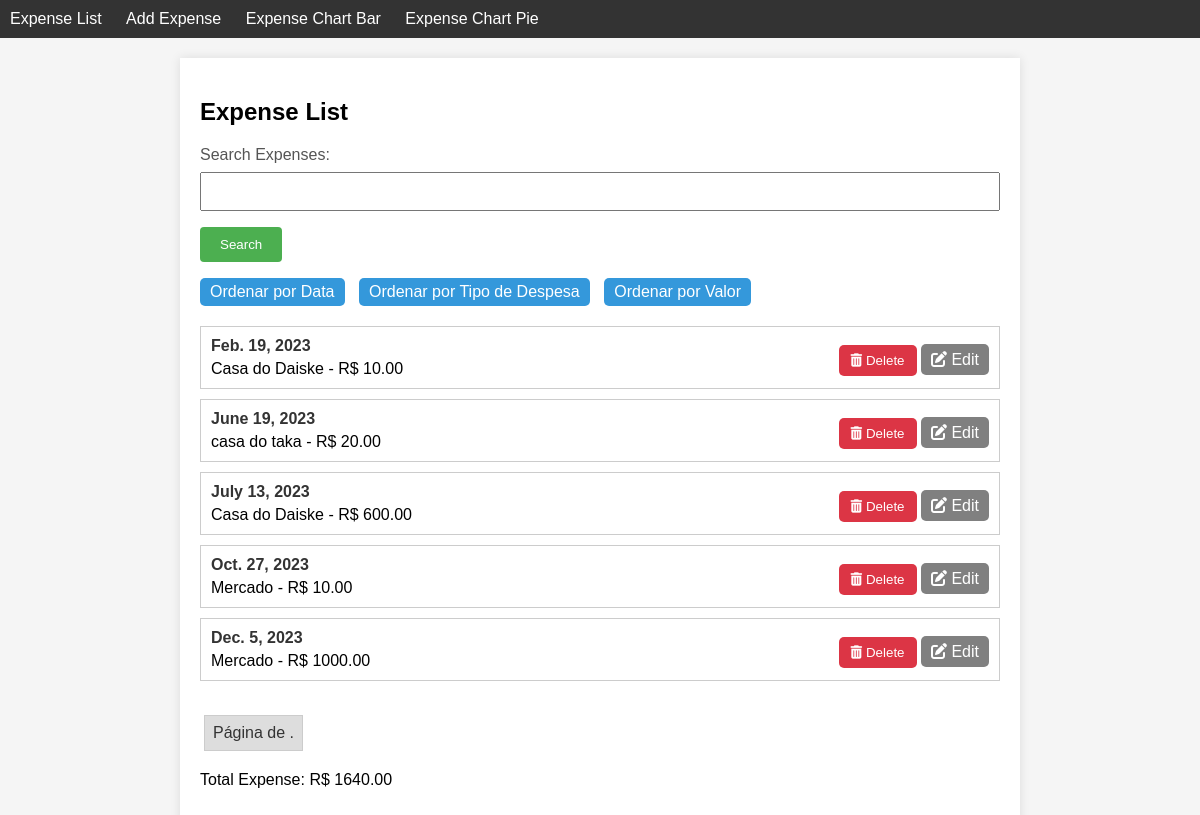
The app's page /expenses/list/ with its own data.
### expenses/models.py (models this page shows)
class Expense(models.Model):
    type_of_expense = models.CharField(max_length = 255)
    spent_at = models.DateField()
    expense_value = models.DecimalField(max_digits = 10, decimal_places = 2)

### expenses/views.py (the view)
# urls.py: path('list/', expense_list, name='expense_list'),
def expense_list(request):
    order_by_param = request.GET.get('order_by', 'spent_at')
    if order_by_param not in ['spent_at', 'type_of_expense', 'expense_value']:
        order_by_param = 'spent_at'
    search_query = request.GET.get('search', '')
    if search_query:
        expenses = Expense.objects.filter(
            Q(type_of_expense__icontains=search_query) |
            Q(spent_at__icontains=search_query)
        ).order_by(order_by_param)
    else:
        expenses = Expense.objects.all().order_by(order_by_param)
    context = {
        'expenses': expenses,
        'total_expense': expenses.aggregate(Sum('expense_value'))['expense_value__sum'],
        'order_by': order_by_param,
        'search_query': search_query,
    }
    return render(request, 'expense_list.html', context)

### expenses/templates/expense_list.html (shortened to what this page needs)
{% extends 'base.html' %}
{% block content %}
  <h2>Expense List</h2>
  <div class="expense-controls">
    <form method="get" action="{% url 'expense_list' %}">
      <label for="search">Search Expenses:</label>
      <input type="text" name="search" id="search" value="{{ search_query }}">
      <button type="submit">Search</button>
    </form>
    <ul class="sort-links">
      <li><a href="?order_by=spent_at">Ordenar por Data</a></li>
      <li><a href="?order_by=type_of_expense">Ordenar por Tipo de Despesa</a></li>
      <li><a href="?order_by=expense_value">Ordenar por Valor</a></li>
    </ul>
  </div>
  <div class="expense-list">
    {% for expense in expenses %}
      <div class="expense-item">
        <div class="expense-details">
          <div class="expense-date">{{ expense.spent_at }}</div>
          <div>{{ expense.type_of_expense }} - R$ {{ expense.expense_value|floatformat:"2" }}</div>
        </div>
        <div class="expense-actions">
          <form method="post" action="{% url 'delete_expense' expense.id %}" style="display:inline;">
            <button type="submit" class="delete-button" onclick="return confirm('Tem certeza que deseja excluir esta despesa?')">
              <i class="fas fa-trash-alt"></i> Delete
            </button>
          </form>
          <a href="{% url 'edit_expense' expense.id %}" class="edit-button"><i class="fas fa-edit"></i> Edit</a>
        </div>
      </div>
    {% endfor %}
  </div>
  <div class="pagination">
    <span class="step-links">
        <span class="current">
            Página {{ expenses.number }} de {{ expenses.paginator.num_pages }}.
        </span>
    </span>
  </div>
  <p>Total Expense: R$ {{ total_expense|floatformat:"2" }}</p>
{% endblock %}

### expenses/templates/base.html (shortened to what this page needs)
{% load static %}
<!DOCTYPE html>
<html lang="en">
  <head>
    <link rel="stylesheet" href="{% static 'style/style.css' %}">
    <link rel="stylesheet" href="https://cdnjs.cloudflare.com/ajax/libs/font-awesome/6.0.0/css/all.min.css" />
  </head>
  <body>
    <header>
      <nav>
        <ul>
          <li><a href="{% url 'expense_list' %}">Expense List</a></li>
          <li><a href="{% url 'add_expense' %}">Add Expense</a></li>
          <li><a href="{% url 'expense_chart_bar' %}">Expense Chart Bar</a></li>
          <li><a href="{% url 'expense_chart_pie' %}">Expense Chart Pie</a></li>
        </ul>
      </nav>
    </header>
    <div id="content">{% block content %}{% endblock %}</div>
  </body>
</html>

### expenses/static/style/style.css (style rules this page uses)
body { font-family: Arial, sans-serif; background-color: #f5f5f5; margin: 0; padding: 0; }
header { background-color: #333; color: #fff; padding: 10px; }
nav ul { list-style: none; margin: 0; padding: 0; }
nav ul li { display: inline; margin-right: 20px; }
nav ul li a { color: #fff; text-decoration: none; }
#content { max-width: 800px; margin: 20px auto; padding: 20px; background-color: #fff; box-shadow: 0 0 10px rgba(0, 0, 0, 0.1); }
label { display: block; margin-bottom: 8px; color: #555; }
input[type="text"], input[type="number"], input[type="date"] { width: 100%; padding: 10px; margin-bottom: 16px; box-sizing: border-box; }
button { background-color: #4caf50; color: #fff; padding: 10px 20px; border: none; border-radius: 4px; cursor: pointer; }
form { margin-top: 20px; }
.expense-list { display: flex; flex-direction: column; }
.expense-item { border: 1px solid #ccc; padding: 10px; margin-bottom: 10px; display: flex; justify-content: space-between; align-items: center; }
.expense-item .expense-details { flex: 1; }
.expense-item .expense-actions { margin-left: 10px; }
.expense-date { font-weight: bold; color: #333; margin-bottom: 5px; }
.delete-button { background-color: #dc3545; color: #fff; border: none; padding: 8px 12px; border-radius: 5px; cursor: pointer; transition: background-color 0.3s; margin-top: 6px; }
.edit-button { background-color: gray; color: #fff; padding: 7px 10px; border-radius: 5px; cursor: pointer; transition: background-color 0.3s; text-decoration: none; }
.expense-list { margin-top: 20px; }
.expense-item { border: 1px solid #ccc; padding: 10px; margin-bottom: 10px; }
.expense-date { font-weight: bold; }
.pagination { margin-top: 20px; }
.step-links .current { display: inline-block; padding: 8px; margin: 4px; border: 1px solid #ccc; background-color: #ddd; color: #333; }
.sort-links { list-style: none; padding: 0; }
.sort-links li { display:inline-flex; margin-right: 10px; }
.sort-links a { text-decoration: none; padding: 5px 10px; background-color: #3498db; color: #fff; border-radius: 5px; transition: background-color 0.3s ease; }

### records on screen
Expense: spent_at "Feb. 19, 2023", type_of_expense "Casa do Daiske", expense_value "10.00"
Expense: spent_at "June 19, 2023", type_of_expense "casa do taka", expense_value "20.00"
Expense: spent_at "July 13, 2023", type_of_expense "Casa do Daiske", expense_value "600.00"
Expense: spent_at "Oct. 27, 2023", type_of_expense "Mercado", expense_value "10.00"
Expense: spent_at "Dec. 5, 2023", type_of_expense "Mercado", expense_value "1000.00"

### other values on screen
{{ total_expense|floatformat:"2" }} "1640.00"
